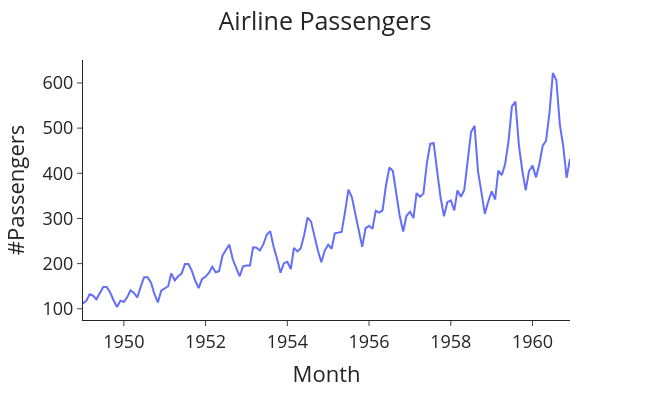

This figure's notebook cell:
### Code cell
from scipy.stats import boxcox

df_aircraft['passengers_boxcox'],lam = boxcox(df_aircraft['#Passengers'])

plot_passenger_volumes(df_aircraft,'#Passengers')

### Figure 1 — Plotly figure (JSON) as saved in the notebook; plotly's stock layout.template omitted (floating-point values rounded to 4 significant figures; data arrays with more than 128 entries replaced by an {"elided": "..."} marker saying what was removed)
{"data": [{"hovertemplate": "Month=%{x}<br>#Passengers=%{y}<extra></extra>", "legendgroup": "", "line": {"color": "#636efa", "dash": "solid"}, "marker": {"symbol": "circle"}, "mode": "lines", "name": "", "orientation": "v", "showlegend": false, "type": "scatter", "x": {"elided": "144 str values"}, "xaxis": "x", "y": {"elided": "144 int values"}, "yaxis": "y"}], "layout": {"font": {"size": 18}, "height": 400, "legend": {"tracegroupgap": 0}, "margin": {"t": 60}, "title": {"text": "Airline Passengers", "x": 0.5}, "width": 650, "xaxis": {"anchor": "y", "domain": [0, 1], "title": {"text": "Month"}}, "yaxis": {"anchor": "x", "domain": [0, 1], "title": {"text": "#Passengers"}}}}
